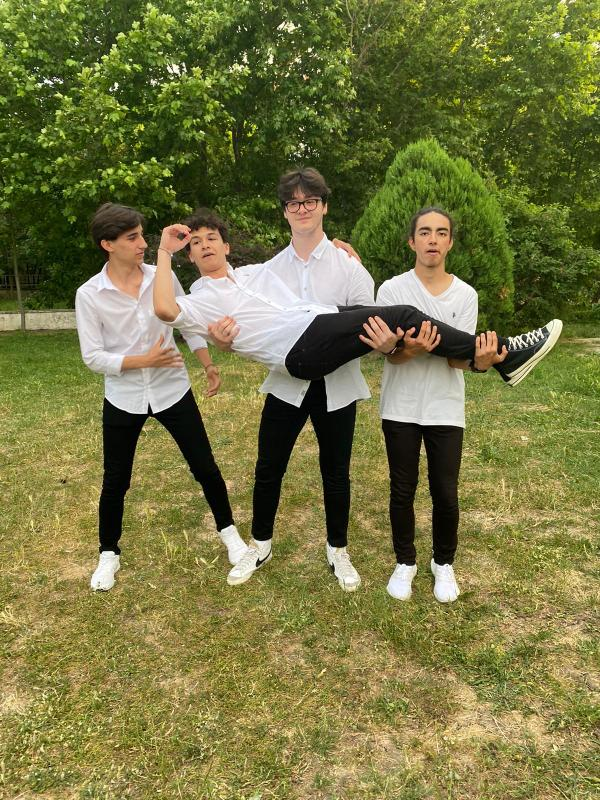
#> input picture Resimler/2 (65).jpg, 600 x 800 px, found by its file name
$ python '3renkuzayı.py'
#> lines starting #> are read from the running program, lines starting #| are printed output that depends on the picture
import cv2
import numpy as np

img=cv2.imread("2 (65).jpg")
#> img is the input picture: shape (800, 600, 3); mean B, G, R 66.7, 118.3, 119
img1=cv2.cvtColor(img,cv2.COLOR_BGR2RGB)
img2=cv2.cvtColor(img,cv2.COLOR_BGR2HSV)
#> img2: shape (800, 600, 3); mean H, S, V 35, 137.1, 125.4
img3=cv2.cvtColor(img,cv2.COLOR_BGR2GRAY)
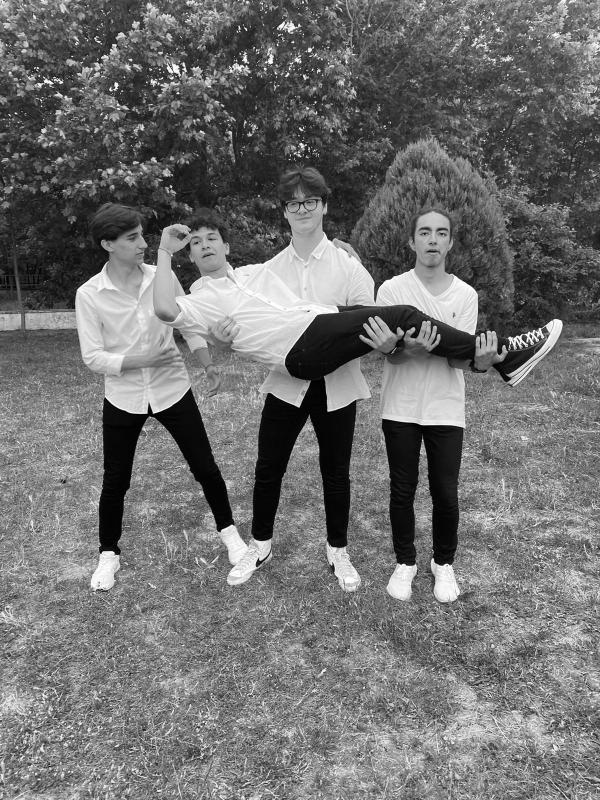
#> img3: shape (800, 600); min 0, max 255, mean 112.6

img=cv2.resize(img,(600,600),3)
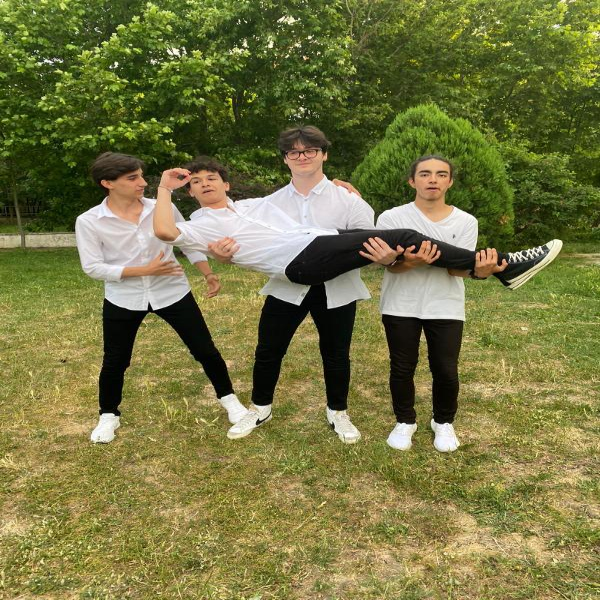
#> img: shape (600, 600, 3); mean B, G, R 66.7, 118.3, 119
img1=cv2.resize(img1,(600,600),3)
#> img1: shape (600, 600, 3)
img2=cv2.resize(img2,(600,600),3)
#> img2: shape (600, 600, 3); mean H, S, V 35, 137.1, 125.4
print(img.shape)
#| (600, 600, 3)
cv2.imshow("mezuniyet",img)
cv2.imshow("rgb",img1)
cv2.imshow("hsv",img2)
cv2.imshow("gray",img3)

cv2.waitKey(0)
cv2.destroyAllWindows()

$ run again, with Resimler/2 (68).jpg copied over Resimler/2 (65).jpg
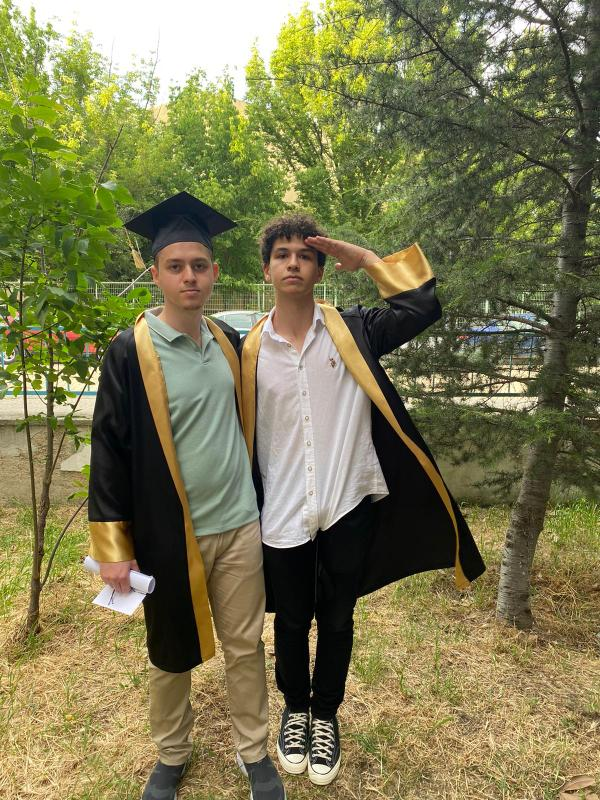
#> input picture Resimler/2 (68).jpg, 600 x 800 px, found by its file name
#> img is the input picture: shape (800, 600, 3); mean B, G, R 81.2, 120.6, 123.7
#> `img3=cv2.cvtColor(img,cv2.COLOR_BGR2GRAY)`:
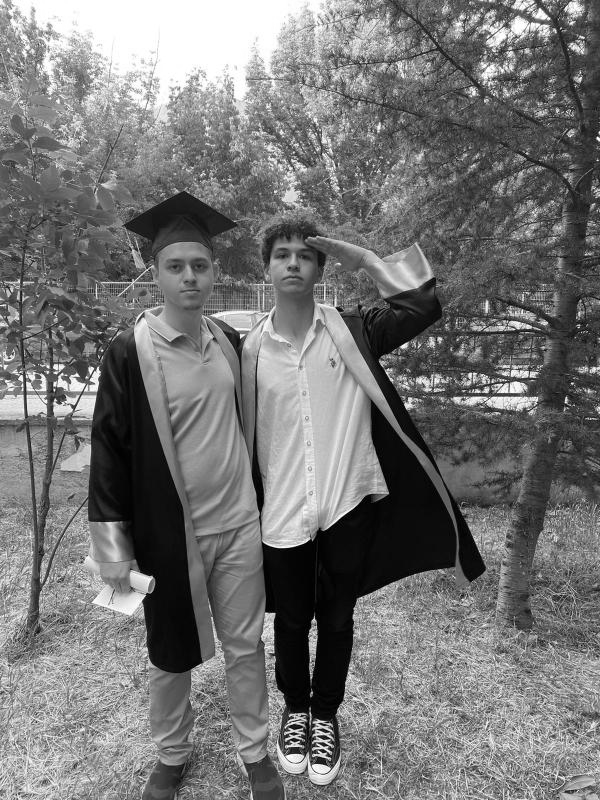
#> img3: shape (800, 600); min 0, max 255, mean 117
#> `img=cv2.resize(img,(600,600),3)`:
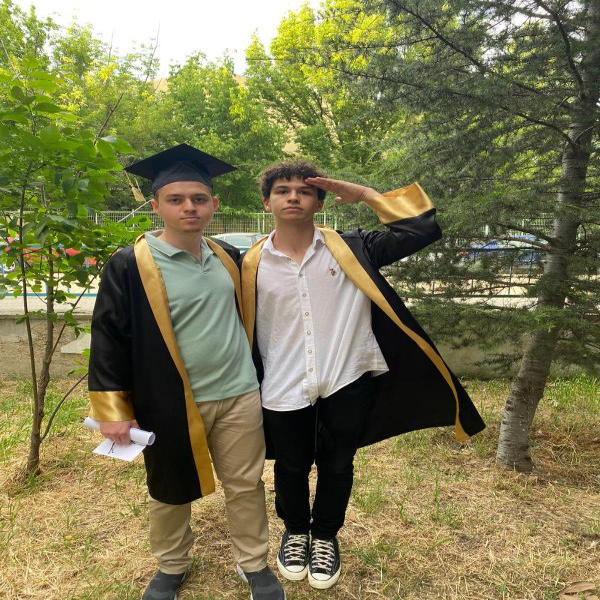
#> img: shape (600, 600, 3); mean B, G, R 81.2, 120.6, 123.7
#| (600, 600, 3)
